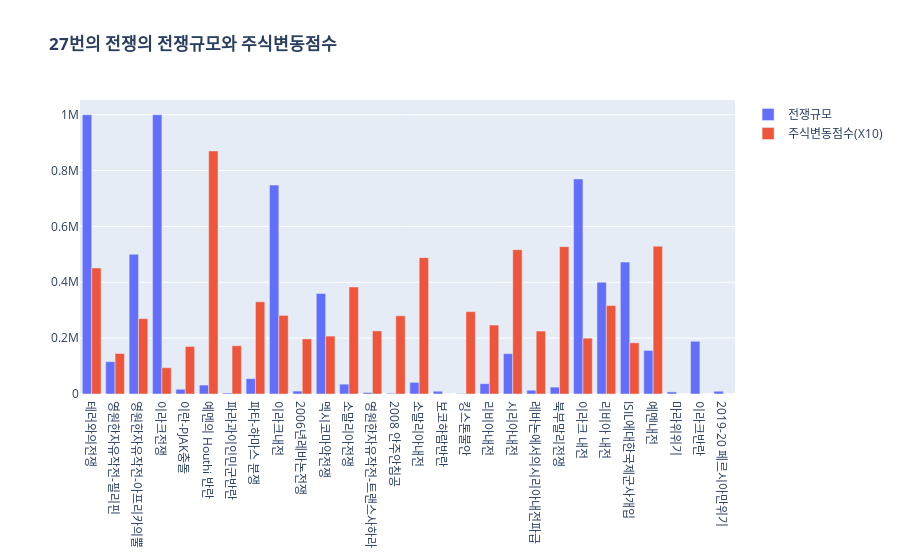

Source (notebook cell):
### Markdown cell above
## 전쟁은 전쟁규모 순위와 주식변동점수 순위와 동일하지 않다.
 - 전쟁 규모가 크다고 해서, 그 전쟁의 주식평균 변동의 폭이 크다고 할 수 없다.

### Code cell
fig = go.Figure()
fig.add_trace(go.Bar(y=ls_war_X2['War_volume'], name='전쟁규모', x = ls_war_X2['War_name']))
fig.add_trace(go.Bar(y=ls_war_X2['Abs_sum']*10, name='주식변동점수(X10)', x = ls_war_X2['War_name']))
fig.update_layout(title='<b> 27번의 전쟁의 전쟁규모와 주식변동점수')
fig.show();

### Figure 1 — Plotly figure (JSON) as saved in the notebook; plotly's stock layout.template omitted (floating-point values rounded to 4 significant figures)
{"data": [{"name": "전쟁규모", "type": "bar", "x": ["테러와의전쟁", "영원한자유작전-필리핀", "영원한자유작전-아프리카의뿔", "이라크전쟁", "이란-PJAK충돌", "예멘의 Houthi 반란", "파라과이인민군반란", "파타-하마스 분쟁", "이라크내전", "2006년레바논전쟁", "멕시코마약전쟁", "소말리아전쟁", "영원한자유작전-트랜스사하라", "2008 안주안침공", "소말리아내전", "보코하람반란", "킹스톤불안", "리비아내전", "시리아내전", "레바논에서의시리아내전파급", "북부말리전쟁", "이라크 내전", "리비아 내전", "ISIL에대한국제군사개입", "예멘내전", "마라위위기", "이라크반란", "2019-20 페르시아만위기"], "y": [1000000, 115800, 500000, 1000000, 17000, 32000, 3650, 55000, 748000, 10500, 360000, 35250, 5325, 2500, 41600, 10000, 1500, 37000, 144600, 13500, 24764, 770000, 400000, 472260, 156000, 7500, 188900, 10000]}, {"name": "주식변동점수(X10)", "type": "bar", "x": ["테러와의전쟁", "영원한자유작전-필리핀", "영원한자유작전-아프리카의뿔", "이라크전쟁", "이란-PJAK충돌", "예멘의 Houthi 반란", "파라과이인민군반란", "파타-하마스 분쟁", "이라크내전", "2006년레바논전쟁", "멕시코마약전쟁", "소말리아전쟁", "영원한자유작전-트랜스사하라", "2008 안주안침공", "소말리아내전", "보코하람반란", "킹스톤불안", "리비아내전", "시리아내전", "레바논에서의시리아내전파급", "북부말리전쟁", "이라크 내전", "리비아 내전", "ISIL에대한국제군사개입", "예멘내전", "마라위위기", "이라크반란", "2019-20 페르시아만위기"], "y": [451390, 145160, 269920, 94180, 170260, 870290, 172720, 330240, 281360, 197320, 207380, 383220, 225920, 280040, 488180, 0, 294880, 246950, 516820, 225420, 527650, 200010, 316660, 183420, 529340, 0, 0, 0]}], "layout": {"title": {"text": "<b> 27번의 전쟁의 전쟁규모와 주식변동점수"}}}
